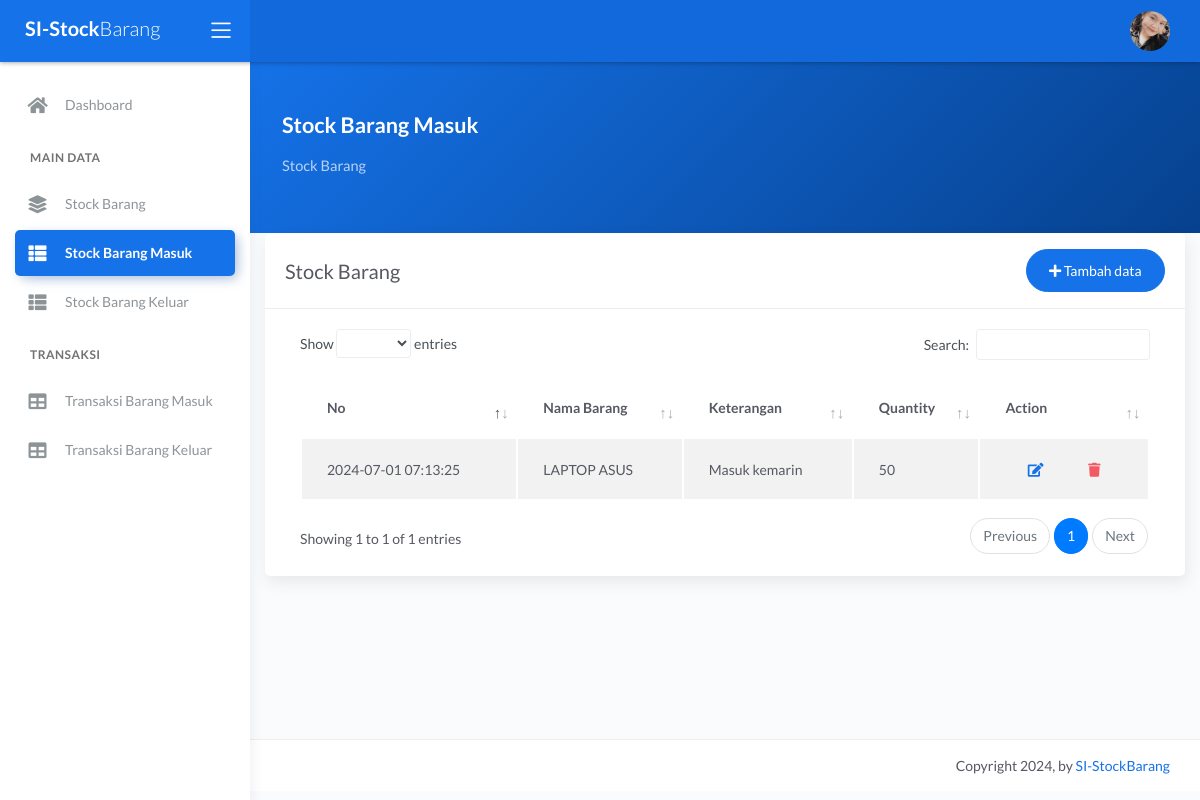
/Barang_masuk.php (signed in), run on an earlier commit of the app's database.
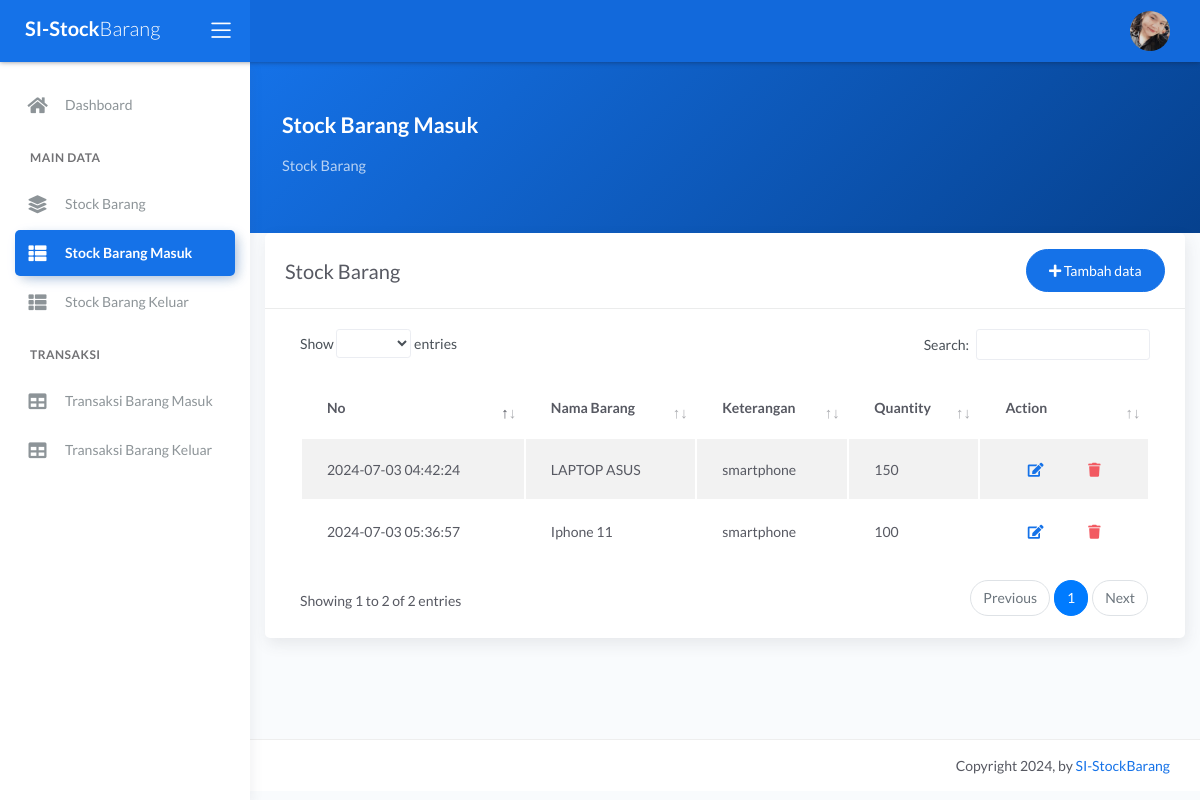
And on a later commit of the database.
### tables this page shows
CREATE TABLE `barang_masuk` (
  `id_masuk` int(11) NOT NULL,
  `id_barang` int(11) NOT NULL,
  `tanggal` timestamp NOT NULL DEFAULT current_timestamp(),
  `keterangan` varchar(25) NOT NULL,
  `qty` int(11) NOT NULL
);

CREATE TABLE `stock` (
  `id_barang` int(11) NOT NULL,
  `nama_barang` varchar(25) NOT NULL,
  `deskripsi` varchar(50) NOT NULL,
  `stock` int(11) NOT NULL
);

### Barang_masuk.php (the view, shortened to what this page needs)
<?php
require 'main_function.php';
?>
<!DOCTYPE html>
<html lang="en">
<head>
	<link rel="stylesheet" href="assets/css/bootstrap.min.css">
	<link rel="stylesheet" href="assets/css/atlantis.min.css">
	<link rel="stylesheet" href="assets/css/demo.css">
</head>
<body>
	<div class="wrapper">
		<div class="main-header">
			<div class="logo-header" data-background-color="blue">
				<a href="index.php" class="logo">
					<p class="navbar-brand fw-bold text-white">SI-Stock<span class="fw-light">Barang</span></p>
				</a>
				<div class="nav-toggle">
					<button class="btn btn-toggle toggle-sidebar">
						<i class="icon-menu"></i>
					</button>
				</div>
			</div>
			<nav class="navbar navbar-header navbar-expand-lg" data-background-color="blue2">
				<div class="container-fluid">
					<ul class="navbar-nav topbar-nav ml-md-auto align-items-center">
						<li class="nav-item dropdown hidden-caret">
							<a class="dropdown-toggle profile-pic" data-toggle="dropdown" href="#" aria-expanded="false">
								<div class="avatar-sm">
									<img src="assets\img\profil.jpeg" alt="..." class="avatar-img rounded-circle">
								</div>
							</a>
						</li>
					</ul>
				</div>
			</nav>
		</div>
		<div class="sidebar sidebar-style-2">
			<div class="sidebar-wrapper scrollbar scrollbar-inner">
				<div class="sidebar-content">
				<ul class="nav nav-primary">
						<li class="nav-item">
							<a href="Index.php">
								<i class="fas fa-home"></i>
								<p>Dashboard</p>
							</a>
						</li>
						<li class="nav-section">
							<h4 class="text-section">Main Data</h4>
						</li>
						<li class="nav-item">
							<a href="Stock_barang.php">
								<i class="fas fa-layer-group"></i>
								<p>Stock Barang</p>
							</a>
						</li>
						<li class="nav-item active">
							<a href="Barang_masuk.php">
								<i class="fas fa-th-list"></i>
								<p>Stock Barang Masuk</p>
							</a>
						</li>
						<li class="nav-item">
							<a href="Barang_keluar.php">
								<i class="fas fa-th-list"></i>
								<p>Stock Barang Keluar</p>
							</a>
						</li>
                        <li class="nav-section">
							<h4 class="text-section">Transaksi</h4>
						</li>
						<li class="nav-item">
							<a href="transaksi_barang_masuk.php">
								<i class="fas fa-table"></i>
								<p>Transaksi Barang Masuk</p>
							</a>
						</li>
						<li class="nav-item">
							<a href="transaksi_barang_keluar.php">
								<i class="fas fa-table"></i>
								<p>Transaksi Barang Keluar</p>
							</a>
						</li>
					</ul>
				</div>
			</div>
		</div>
		<div class="main-panel">
			<div class="content">
				<div class="panel-header bg-primary-gradient">
					<div class="page-inner py-5">
						<div class="d-flex align-items-left align-items-md-center flex-column flex-md-row">
							<div>
								<h2 class="text-white pb-2 fw-bold">Stock Barang Masuk</h2>
								<h5 class="text-white op-7 mb-2">Stock Barang</h5>
							</div>
						</div>
					</div>
				</div>
				<div class="col-md-12">
							<div class="card">
								<div class="card-header">
									<div class="d-flex align-items-center">
										<h4 class="card-title">Stock Barang</h4>
										<button class="btn btn-primary btn-round ml-auto" data-toggle="modal" data-target="#addRowModal">
											<i class="fa fa-plus"></i>
											Tambah data
										</button>
									</div>
								</div>
								<div class="card-body">
									<div class="table-responsive">
                                    <table id="add-row" class="display table table-striped table-hover" >
											<thead>
												<tr>
													<th>No</th>
													<th>Nama Barang</th>
													<th>Keterangan</th>
													<th>Quantity</th>
                                                    <th style="width: 10%">Action</th>
												</tr>
											</thead>
											<tbody>
                                            <?php
												$get_all_data = mysqli_query($conn, "select * from barang_masuk m, stock s where s.id_barang = m.id_barang ");
                                                while($data = mysqli_fetch_array($get_all_data)){
                                                        $nama_barang = $data['nama_barang'];
                                                        $tanggal = $data['tanggal'];
                                                        $keterangan = $data['keterangan'];
                                                        $qty = $data['qty'];
                                                        $id_masuk = $data['id_masuk'];
                                                    ?>
                                                    <tr>
                                                        <td><?= $tanggal;?></td>
                                                        <td><?= $nama_barang;?></td>
                                                        <td><?= $keterangan;?></td>
                                                        <td><?= $qty;?></td>
                                                        <td>
															<div class="form-button-action">
                                                                <button type="button" class="btn btn btn-link btn-primary" data-toggle="modal" data-target="#edit<?= $id_masuk;?>">
                                                                    <i class="fa fa-edit"></i>
                                                                </button>
                                                                <button type="button" data-toggle="modal" data-target="#delete<?= $id_masuk;?>" class="btn btn-link btn-danger">
                                                                    <i class="fa fa-trash"></i>
                                                                </button>
                                                            </div>
                                                        </td>
                                                    </tr>
                                                <?php
                                                };?>
											</tbody>
										</table>
									</div>
								</div>
							</div>
						</div>
			</div>
			<footer class="footer">
				<div class="container-fluid">
					<div class="copyright ml-auto">
						Copyright 2024, by <a href="Index.php">SI-StockBarang</a>
					</div>
				</div>
			</footer>
		</div>
	</div>
</body>
</html>

What changed in the data, as far as the page shows it:
removed barang_masuk: tanggal "2024-07-01 07:13:25", id_barang.nama_barang "LAPTOP ASUS", keterangan "Masuk kemarin", qty "50"
added barang_masuk: tanggal "2024-07-03 04:42:24", id_barang.nama_barang "LAPTOP ASUS", keterangan "smartphone", qty "150"
added barang_masuk: tanggal "2024-07-03 05:36:57", id_barang.nama_barang "Iphone 11", keterangan "smartphone", qty "100"
Also different on the page:
text written by a page script: "Show entries Search: Showing 1 to 1 of 1 entries Previous 1 Next" → "Show entries Search: Showing 1 to 2 of 2 entries Previous 1 Next"
